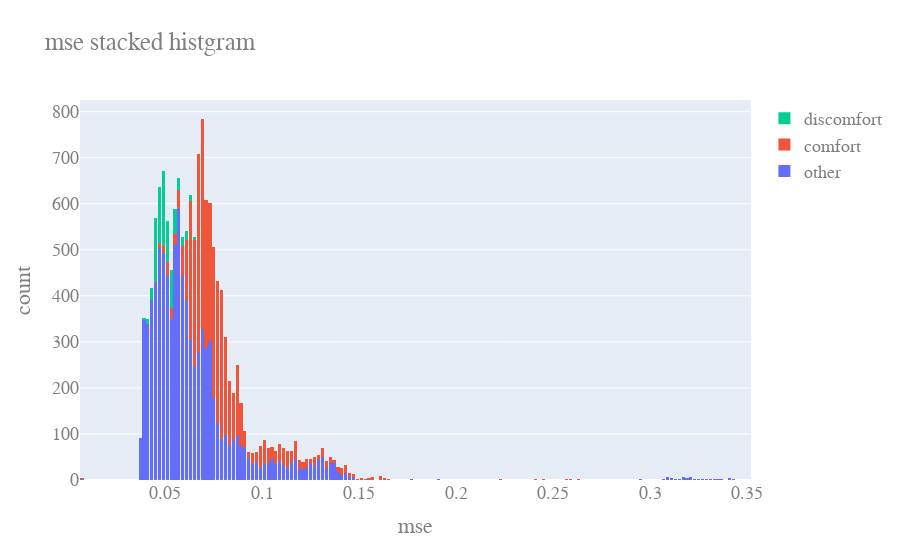

Notebook code cell kept with this figure:
### Code cell
except_video_name_list = ['video' + str(i) for i in range(18, 26)]
except_video_name_list.remove(video_name)
print(except_video_name_list)
pred_df = plot_allvideo_mse_histgram(pred_csv_path, except_video_name_list)

### Figure 1 — Plotly figure (JSON) as saved in the notebook; plotly's stock layout.template omitted (floating-point values rounded to 4 significant figures; data arrays with more than 128 entries replaced by an {"elided": "..."} marker saying what was removed)
{"data": [{"name": "other", "type": "histogram", "x": {"elided": "8932 float values"}}, {"name": "comfort", "type": "histogram", "x": {"elided": "4796 float values"}}, {"name": "discomfort", "type": "histogram", "x": {"elided": "773 float values"}}], "layout": {"bargap": 0.1, "bargroupgap": 0.1, "barmode": "stack", "font": {"color": "#7f7f7f", "family": "Courier New, monospace", "size": 18}, "title": {"text": "mse stacked histgram"}, "xaxis": {"title": {"text": "mse"}}, "yaxis": {"title": {"text": "count"}}}}
